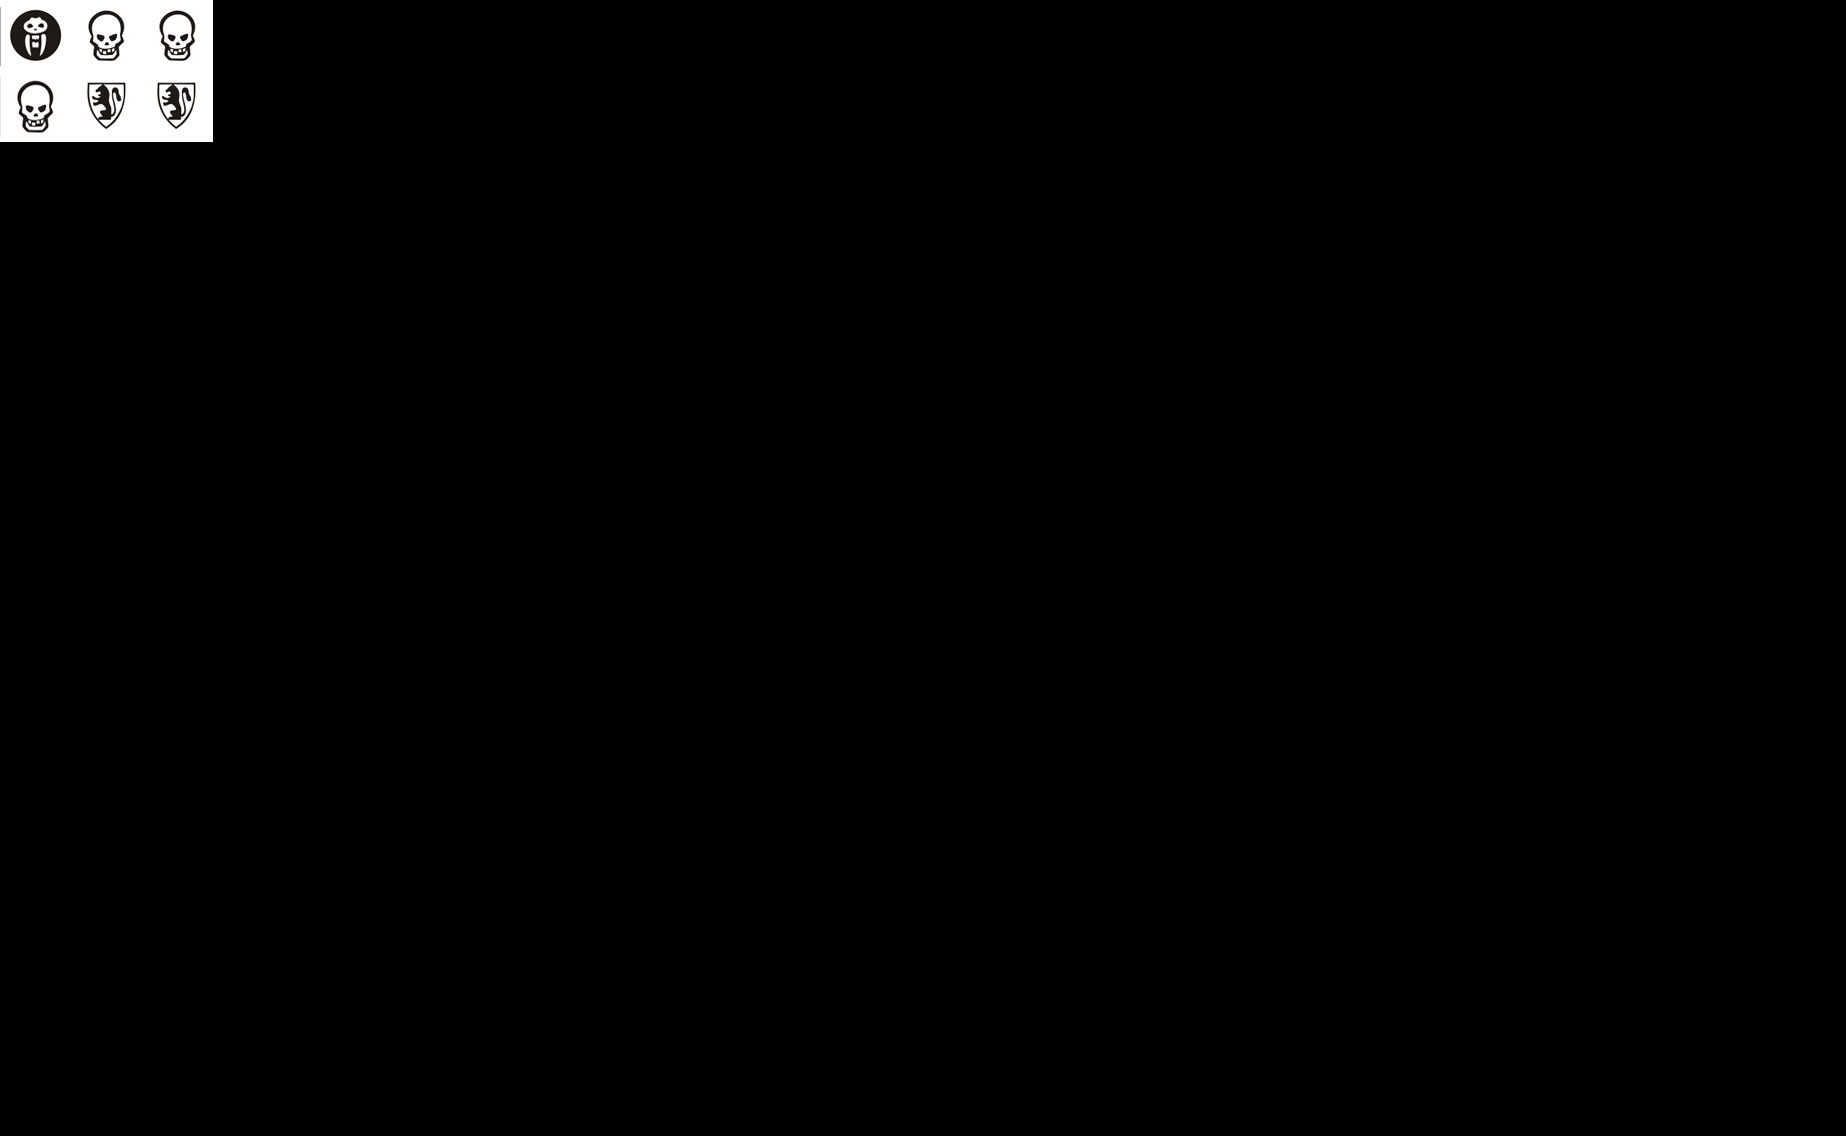

This game map was drawn from its Tiled (.tmx) file and the tilesets committed beside it. A one-line description and the trimmed map source follow:
An orthogonal 26x16 tile map with 71x71 px tiles, 1 tile layer (dice).

<map version="1.0" orientation="orthogonal" width="26" height="16" tilewidth="71" tileheight="71">
 <tileset firstgid="1" name="dice" tilewidth="71" tileheight="71">
  <image source="../assets/stuff/dice.jpg" width="213" height="142" />
 </tileset>
 <layer name="dice" width="26" height="16">
  <data>[416 cells, 6 non-empty, 6 distinct tile ids]</data>
 </layer>
</map>
